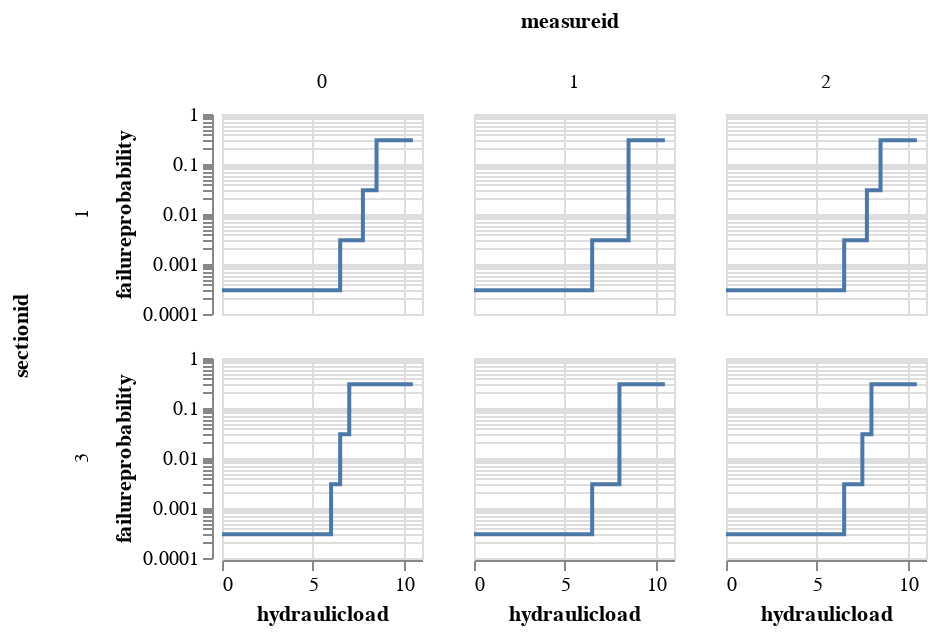

The cell this chart's notebook holds for it:
### Code cell
alt.Chart(sel_sections).mark_line().encode(
    column='measureid',
    row='sectionid',
    x='hydraulicload', 
    y=alt.Y('failureprobability', scale=alt.Scale(type='log'))
).properties(height=100, width=100)

### Figure 1 — Vega-Lite specification as saved in the notebook (floating-point values rounded to 4 significant figures)
{"$schema": "https://vega.github.io/schema/vega-lite/v3.4.0.json", "config": {"mark": {"tooltip": null}, "view": {"height": 300, "width": 400}}, "data": {"name": "data-dc9ea82baee08b47c3a774a0f2be5317"}, "datasets": {"data-dc9ea82baee08b47c3a774a0f2be5317": [{"failuremechanismid": 1, "failureprobability": 0.0003, "hydraulicload": 0, "measureid": 0, "sectionid": 1}, {"failuremechanismid": 1, "failureprobability": 0.0003, "hydraulicload": 6.499, "measureid": 0, "sectionid": 1}, {"failuremechanismid": 1, "failureprobability": 0.003, "hydraulicload": 6.5, "measureid": 0, "sectionid": 1}, {"failuremechanismid": 1, "failureprobability": 0.003, "hydraulicload": 7.749, "measureid": 0, "sectionid": 1}, {"failuremechanismid": 1, "failureprobability": 0.03, "hydraulicload": 7.75, "measureid": 0, "sectionid": 1}, {"failuremechanismid": 1, "failureprobability": 0.03, "hydraulicload": 8.499, "measureid": 0, "sectionid": 1}, {"failuremechanismid": 1, "failureprobability": 0.3, "hydraulicload": 8.5, "measureid": 0, "sectionid": 1}, {"failuremechanismid": 1, "failureprobability": 0.3, "hydraulicload": 10.5, "measureid": 0, "sectionid": 1}, {"failuremechanismid": 1, "failureprobability": 0.0003, "hydraulicload": 0, "measureid": 0, "sectionid": 3}, {"failuremechanismid": 1, "failureprobability": 0.0003, "hydraulicload": 5.999, "measureid": 0, "sectionid": 3}, {"failuremechanismid": 1, "failureprobability": 0.003, "hydraulicload": 6, "measureid": 0, "sectionid": 3}, {"failuremechanismid": 1, "failureprobability": 0.003, "hydraulicload": 6.499, "measureid": 0, "sectionid": 3}, {"failuremechanismid": 1, "failureprobability": 0.03, "hydraulicload": 6.5, "measureid": 0, "sectionid": 3}, {"failuremechanismid": 1, "failureprobability": 0.03, "hydraulicload": 6.999, "measureid": 0, "sectionid": 3}, {"failuremechanismid": 1, "failureprobability": 0.3, "hydraulicload": 7, "measureid": 0, "sectionid": 3}, {"failuremechanismid": 1, "failureprobability": 0.3, "hydraulicload": 10.5, "measureid": 0, "sectionid": 3}, {"failuremechanismid": 1, "failureprobability": 0.0003, "hydraulicload": 0, "measureid": 1, "sectionid": 1}, {"failuremechanismid": 1, "failureprobability": 0.0003, "hydraulicload": 6.499, "measureid": 1, "sectionid": 1}, {"failuremechanismid": 1, "failureprobability": 0.003, "hydraulicload": 6.5, "measureid": 1, "sectionid": 1}, {"failuremechanismid": 1, "failureprobability": 0.003, "hydraulicload": 7.749, "measureid": 1, "sectionid": 1}, {"failuremechanismid": 1, "failureprobability": 0.003, "hydraulicload": 7.75, "measureid": 1, "sectionid": 1}, {"failuremechanismid": 1, "failureprobability": 0.003, "hydraulicload": 8.499, "measureid": 1, "sectionid": 1}, {"failuremechanismid": 1, "failureprobability": 0.3, "hydraulicload": 8.5, "measureid": 1, "sectionid": 1}, {"failuremechanismid": 1, "failureprobability": 0.3, "hydraulicload": 10.5, "measureid": 1, "sectionid": 1}, {"failuremechanismid": 1, "failureprobability": 0.0003, "hydraulicload": 0, "measureid": 1, "sectionid": 3}, {"failuremechanismid": 1, "failureprobability": 0.0003, "hydraulicload": 6.499, "measureid": 1, "sectionid": 3}, {"failuremechanismid": 1, "failureprobability": 0.003, "hydraulicload": 6.5, "measureid": 1, "sectionid": 3}, {"failuremechanismid": 1, "failureprobability": 0.003, "hydraulicload": 7.499, "measureid": 1, "sectionid": 3}, {"failuremechanismid": 1, "failureprobability": 0.003, "hydraulicload": 7.5, "measureid": 1, "sectionid": 3}, {"failuremechanismid": 1, "failureprobability": 0.003, "hydraulicload": 7.999, "measureid": 1, "sectionid": 3}, {"failuremechanismid": 1, "failureprobability": 0.3, "hydraulicload": 8, "measureid": 1, "sectionid": 3}, {"failuremechanismid": 1, "failureprobability": 0.3, "hydraulicload": 10.5, "measureid": 1, "sectionid": 3}, {"failuremechanismid": 1, "failureprobability": 0.0003, "hydraulicload": 0, "measureid": 2, "sectionid": 1}, {"failuremechanismid": 1, "failureprobability": 0.0003, "hydraulicload": 6.499, "measureid": 2, "sectionid": 1}, {"failuremechanismid": 1, "failureprobability": 0.003, "hydraulicload": 6.5, "measureid": 2, "sectionid": 1}, {"failuremechanismid": 1, "failureprobability": 0.003, "hydraulicload": 7.749, "measureid": 2, "sectionid": 1}, {"failuremechanismid": 1, "failureprobability": 0.03, "hydraulicload": 7.75, "measureid": 2, "sectionid": 1}, {"failuremechanismid": 1, "failureprobability": 0.03, "hydraulicload": 8.499, "measureid": 2, "sectionid": 1}, {"failuremechanismid": 1, "failureprobability": 0.3, "hydraulicload": 8.5, "measureid": 2, "sectionid": 1}, {"failuremechanismid": 1, "failureprobability": 0.3, "hydraulicload": 10.5, "measureid": 2, "sectionid": 1}, {"failuremechanismid": 1, "failureprobability": 0.0003, "hydraulicload": 0, "measureid": 2, "sectionid": 3}, {"failuremechanismid": 1, "failureprobability": 0.0003, "hydraulicload": 6.499, "measureid": 2, "sectionid": 3}, {"failuremechanismid": 1, "failureprobability": 0.003, "hydraulicload": 6.5, "measureid": 2, "sectionid": 3}, {"failuremechanismid": 1, "failureprobability": 0.003, "hydraulicload": 7.499, "measureid": 2, "sectionid": 3}, {"failuremechanismid": 1, "failureprobability": 0.03, "hydraulicload": 7.5, "measureid": 2, "sectionid": 3}, {"failuremechanismid": 1, "failureprobability": 0.03, "hydraulicload": 7.999, "measureid": 2, "sectionid": 3}, {"failuremechanismid": 1, "failureprobability": 0.3, "hydraulicload": 8, "measureid": 2, "sectionid": 3}, {"failuremechanismid": 1, "failureprobability": 0.3, "hydraulicload": 10.5, "measureid": 2, "sectionid": 3}]}, "encoding": {"column": {"field": "measureid", "type": "quantitative"}, "row": {"field": "sectionid", "type": "quantitative"}, "x": {"field": "hydraulicload", "type": "quantitative"}, "y": {"field": "failureprobability", "scale": {"type": "log"}, "type": "quantitative"}}, "height": 100, "mark": "line", "width": 100}
